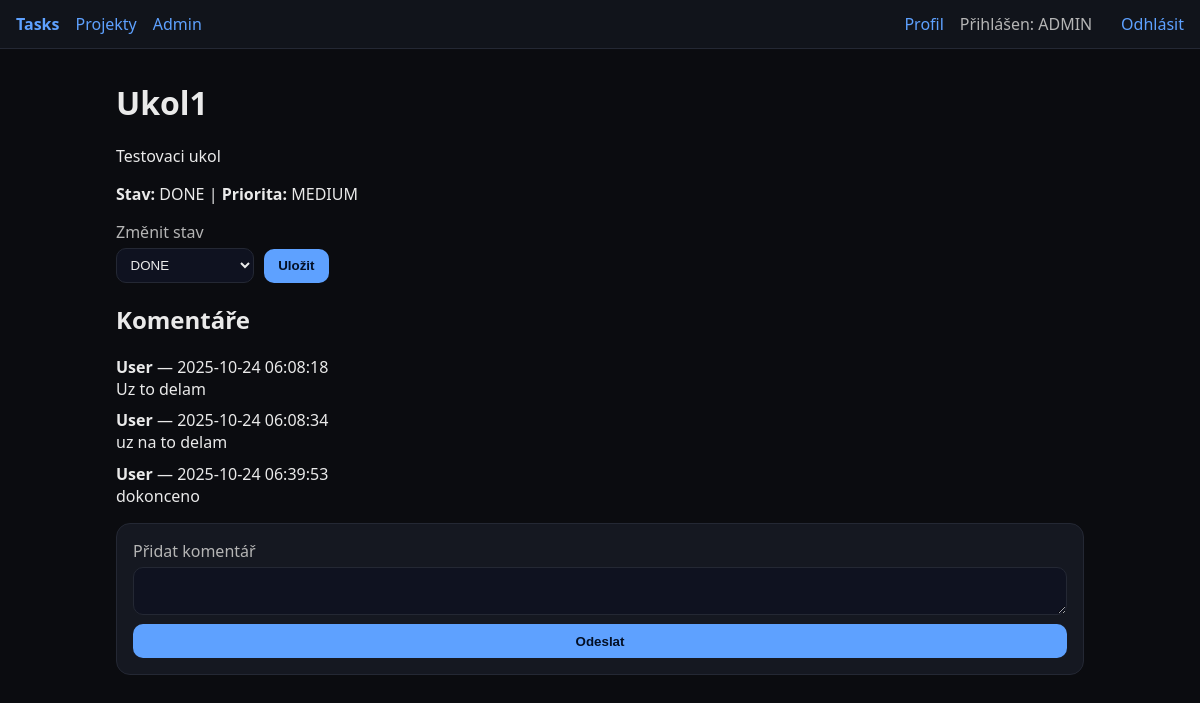
Page /tasks/1 (signed in) on the committed database.
### app/models.py (models this page shows)
class Task(Base):
    __tablename__ = "tasks"
    id: Mapped[int] = mapped_column(Integer, primary_key=True)
    project_id: Mapped[int] = mapped_column(ForeignKey("projects.id"))
    assignee_id: Mapped[Optional[int]] = mapped_column(ForeignKey("users.id"), nullable=True)
    title: Mapped[str] = mapped_column(String)
    description: Mapped[str] = mapped_column(Text, default="")
    priority: Mapped[str] = mapped_column(String, default="MEDIUM")
    status: Mapped[str] = mapped_column(String, default="TODO")
    deadline: Mapped[Optional[date]] = mapped_column(Date, nullable=True)
    created_at: Mapped[datetime] = mapped_column(DateTime, default=func.now())
    updated_at: Mapped[datetime] = mapped_column(DateTime, default=func.now(), onupdate=func.now())
    project = relationship("Project", back_populates="tasks")
    assignee = relationship("User", back_populates="tasks")
    comments = relationship("Comment", back_populates="task", cascade="all, delete-orphan")

class Comment(Base):
    __tablename__ = "comments"
    id: Mapped[int] = mapped_column(Integer, primary_key=True)
    task_id: Mapped[int] = mapped_column(ForeignKey("tasks.id"))
    author_id: Mapped[int] = mapped_column(ForeignKey("users.id"))
    body: Mapped[str] = mapped_column(Text)
    created_at: Mapped[datetime] = mapped_column(DateTime, default=func.now())
    task = relationship("Task", back_populates="comments")
    author = relationship("User")

class User(Base):
    __tablename__ = "users"
    id: Mapped[int] = mapped_column(Integer, primary_key=True, index=True)
    email: Mapped[str] = mapped_column(String, unique=True, index=True)
    password_hash: Mapped[str] = mapped_column(String)
    full_name: Mapped[str] = mapped_column(String, default="")
    role: Mapped[str] = mapped_column(String, default="USER")
    created_at: Mapped[datetime] = mapped_column(DateTime, default=func.now())
    tasks = relationship("Task", back_populates="assignee")

### app/routers/tasks.py (the view)
@router.get("/{task_id}", response_class=HTMLResponse)
def task_detail(task_id: int, request: Request, db: Session = Depends(get_db), user: User = Depends(current_user)):
    task = db.get(Task, task_id)
    if not task:
        return RedirectResponse(url="/", status_code=303)
    return templates.TemplateResponse("tasks/detail.html", {"request": request, "task": task})

### templates/tasks/detail.html (shortened to what this page needs)
{% extends 'base.html' %}
{% block content %}
<h1>{{ task.title }}</h1>
<p>{{ task.description }}</p>
<p><strong>Stav:</strong> {{ task.status }} | <strong>Priorita:</strong> {{ task.priority }}</p>
<form method="post" action="/tasks/{{task.id}}/status" class="form inline">
  <label>Změnit stav
    <select name="status_value">
      <option {% if task.status=='DONE' %}selected{% endif %}>DONE</option>
    </select>
  </label>
  <button type="submit">Uložit</button>
</form>
<h2>Komentáře</h2>
<ul class="comments">
  {% for c in task.comments %}
    <li><strong>{{ c.author.full_name or c.author.email }}</strong> — {{ c.created_at }}<br>{{ c.body }}</li>
  {% else %}
    <li>Žádné komentáře</li>
  {% endfor %}
</ul>
<form method="post" action="/tasks/{{task.id}}/comment" class="form">
  <label>Přidat komentář <textarea name="body" required></textarea></label>
  <button type="submit">Odeslat</button>
</form>
{% endblock %}

### static/styles.css (style rules this page uses)
:root { --bg:#0b0c10; --card:#151821; --text:#eaeaea; --muted:#b5b5b5; --acc:#5ea1ff; }
* { box-sizing: border-box; }
body { margin:0; font-family: ui-sans-serif, system-ui, -apple-system, Segoe UI, Roboto, Arial; background:var(--bg); color:var(--text); }
.btn, button { background: var(--acc); color:#041025; border:0; padding:.6rem .9rem; border-radius:10px; cursor:pointer; font-weight:600; }
.form { display:flex; flex-direction: column; gap:.6rem; background: var(--card); border:1px solid #242834; padding:1rem; border-radius:14px; }
.form.inline { flex-direction: row; align-items: end; gap:.6rem; background: transparent; border: 0; padding: 0; }
label { display:flex; flex-direction: column; gap:.3rem; color: var(--muted); }
input, select, textarea { background:#0f1220; color: var(--text); border:1px solid #242834; border-radius:10px; padding:.5rem .6rem; }
.comments { list-style:none; padding:0; display:flex; flex-direction:column; gap:.6rem; }

### rows in the picture
Task: title "Ukol1", description "Testovaci ukol", status "DONE", priority "MEDIUM", status_value "DONE"
Comment: author "User", created_at "2025-10-24 06:08:18", body "Uz to delam"
Comment: author "User", created_at "2025-10-24 06:08:34", body "uz na to delam"
Comment: author "User", created_at "2025-10-24 06:39:53", body "dokonceno"

### other values in the picture
{{ role or 'USER' }} "ADMIN"
